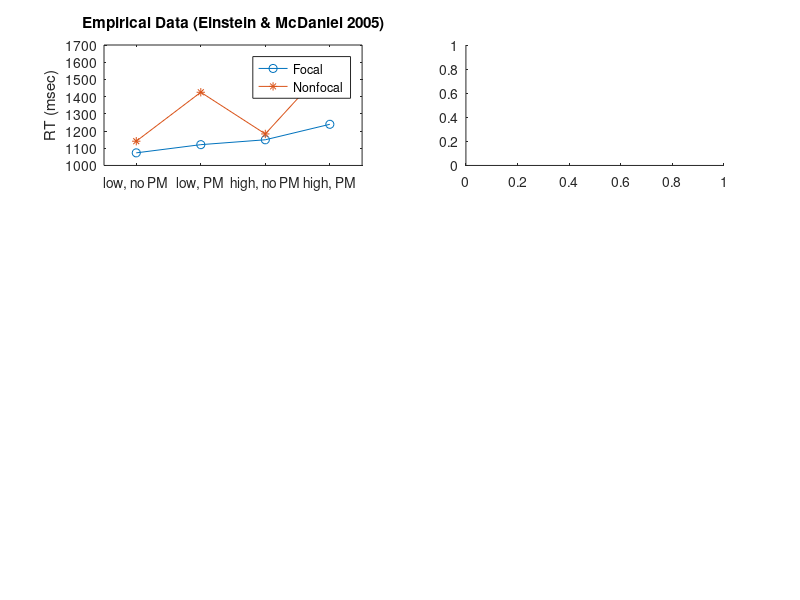

Write MATLAB code to recreate this figure. (Note: this script raises an error after producing the figure.)
% must precompute simulation values from stats, which in turn must be
% called from main.m and iterate over all possibilities of focal/nonfocal
% high/low emphasis

figure;

% no PM task

emp_foc_low_RT_noPM = 1073.25;
emp_foc_low_SD_noPM = 112.04;
emp_foc_low_OG_noPM = 97;
emp_foc_low_PM_noPM = NaN;

emp_foc_high_RT_noPM = 1149.25;
emp_foc_high_SD_noPM = 137.58;
emp_foc_high_OG_noPM = 97;
emp_foc_high_PM_noPM = NaN;

emp_nonfoc_low_RT_noPM = 1140.92;
emp_nonfoc_low_SD_noPM = 172.87;
emp_nonfoc_low_OG_noPM = 97;
emp_nonfoc_low_PM_noPM = NaN;

emp_nonfoc_high_RT_noPM = 1183.17;
emp_nonfoc_high_SD_noPM = 164.43;
emp_nonfoc_high_OG_noPM = 97;
emp_nonfoc_high_PM_noPM = NaN;

% PM task

emp_foc_low_RT = 1120.87;
emp_foc_low_SD = 116.48;
emp_foc_low_OG = 97;
emp_foc_low_PM = 88;

emp_foc_high_RT = 1239.17;
emp_foc_high_SD = 175.42;
emp_foc_high_OG = 97;
emp_foc_high_PM = 92;

emp_nonfoc_low_RT = 1425.39;
emp_nonfoc_low_SD = 379.52;
emp_nonfoc_low_OG = 97;
emp_nonfoc_low_PM = 53;

emp_nonfoc_high_RT = 1593.43;
emp_nonfoc_high_SD = 300.86;
emp_nonfoc_high_OG = 97;
emp_nonfoc_high_PM = 81;


xticklabel = {'low, no PM', 'low, PM', 'high, no PM', 'high, PM'};

% OG RT's

subplot(3, 2, 1);
plot([0 1 2 3], [emp_foc_low_RT_noPM emp_foc_low_RT emp_foc_high_RT_noPM emp_foc_high_RT], '-o');
hold on;
%errorbar([0 1], [emp_foc_low_RT emp_foc_high_RT], [emp_foc_low_SD emp_foc_high_SD]);
plot([0 1 2 3], [emp_nonfoc_low_RT_noPM emp_nonfoc_low_RT emp_nonfoc_high_RT_noPM emp_nonfoc_high_RT], '-*');
%errorbar([0 1], [emp_nonfoc_low_RT emp_nonfoc_high_RT], [emp_nonfoc_low_SD emp_nonfoc_high_SD]);
hold off;
axis([-0.5 3.5 1000 1700]);
ylabel('RT (msec)');
set(gca, 'XTickLabel', xticklabel);
legend('Focal', 'Nonfocal');
title('Empirical Data (Einstein & McDaniel 2005)');

subplot(3, 2, 2);
plot([0 1 2 3], [sim_foc_low_RT_noPM sim_foc_low_RT sim_foc_high_RT_noPM sim_foc_high_RT] * 10, '-o');
hold on;
%errorbar([0 1], [sim_foc_low_RT sim_foc_high_RT] * 10, [sim_foc_low_SD sim_foc_high_SD] * 10);
plot([0 1 2 3], [sim_nonfoc_low_RT_noPM sim_nonfoc_low_RT sim_nonfoc_high_RT_noPM sim_nonfoc_high_RT] * 10, '-*');
%errorbar([0 1], [sim_nonfoc_low_RT sim_nonfoc_high_RT] * 10, [sim_nonfoc_low_SD sim_nonfoc_high_SD] * 10);
hold off;
axis([-0.5 3.5 1000 1700]);
ylabel('RT (msec = 10 * cycles)');
set(gca, 'XTickLabel', xticklabel);
legend('Focal', 'Nonfocal');
title('Simulation Results');

% PM hit rates

subplot(3, 2, 3);
plot([1 3], [ emp_foc_low_PM  emp_foc_high_PM], '-o');
hold on;
plot([1 3], [ emp_nonfoc_low_PM  emp_nonfoc_high_PM], '-*');
hold off;
axis([-0.5 3.5 50 100]);
ylabel('PM Hit Rate (%)');
set(gca, 'XTickLabel', xticklabel);
legend('Focal', 'Nonfocal');

subplot(3, 2, 4);
plot([1 3], [ sim_foc_low_PM  sim_foc_high_PM], '-o');
hold on;
plot([1 3], [ sim_nonfoc_low_PM  sim_nonfoc_high_PM], '-*');
hold off;
axis([-0.5 3.5 50 100]);
ylabel('PM Hit Rate (%)');
set(gca, 'XTickLabel', xticklabel);
legend('Focal', 'Nonfocal');

% OG accuracies

subplot(3, 2, 5);
plot([0 1 2 3], [emp_foc_low_OG_noPM emp_foc_low_OG emp_foc_high_OG_noPM emp_foc_high_OG], '-o');
hold on;
plot([0 1 2 3], [emp_nonfoc_low_OG_noPM emp_nonfoc_low_OG emp_nonfoc_high_OG_noPM emp_nonfoc_high_OG], '-*');
hold off;
axis([-0.5 3.5 50 100]);
ylabel('OG accuracy (%)');
set(gca, 'XTickLabel', xticklabel);
legend('Focal', 'Nonfocal');

subplot(3, 2, 6);
plot([0 1 2 3], [sim_foc_low_OG_noPM sim_foc_low_OG sim_foc_high_OG_noPM sim_foc_high_OG], '-o');
hold on;
plot([0 1 2 3], [sim_nonfoc_low_OG_noPM sim_nonfoc_low_OG sim_nonfoc_high_OG_noPM sim_nonfoc_high_OG], '-*');
hold off;
axis([-0.5 3.5 50 100]);
ylabel('OG accuracy (%)');
set(gca, 'XTickLabel', xticklabel);
legend('Focal', 'Nonfocal');




